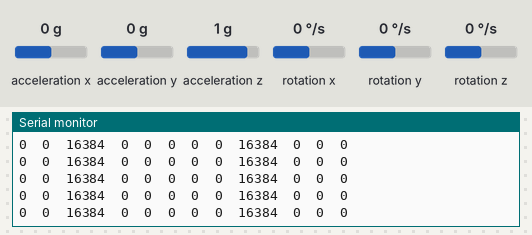
The sketch below on a simulated Arduino Uno, built with avr-gcc and run on an emulated ATmega328P. On the bench: the last lines printed to the serial monitor. The inputs (shaded band) are chosen by the test bench; at power-on: acceleration x 0 g, acceleration y 0 g, rotation x 0 °/s, acceleration z 1 g, rotation y 0 °/s, rotation z 0 °/s.

Above: at 1.2 s.
1.3 s: acceleration x set to -1.4 g
At 2.0 s:
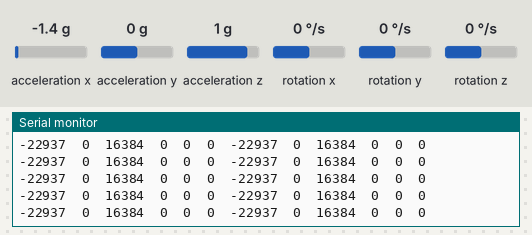
2.8 s: acceleration y set to 0.8 g
At 3.5 s:
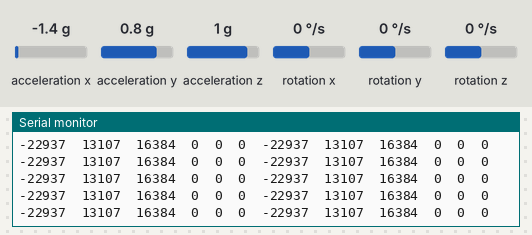
5.8 s: rotation x set to -192 °/s
At 6.6 s:
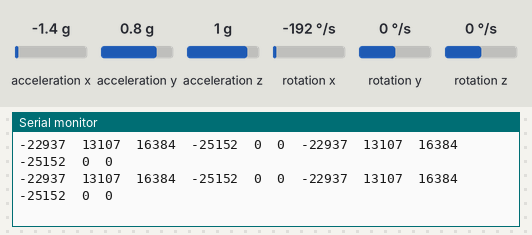
8.8 s: acceleration z set to -1.4 g
At 9.4 s:
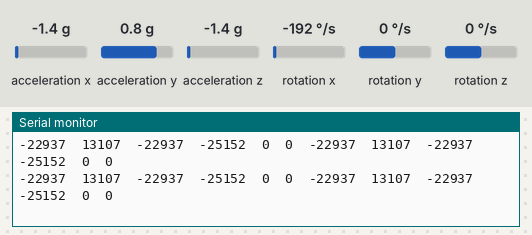
11.8 s: acceleration x set to 0 g
At 12.4 s:
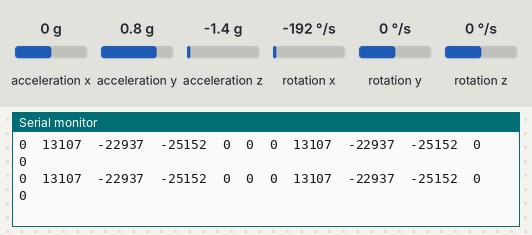
14.8 s: acceleration z set to 0.8 g
At 15.7 s:
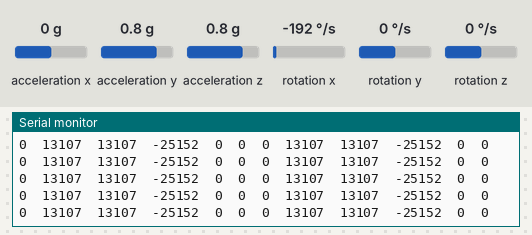
Timing chart, 0 to 17.8 s (numbered marks = the images above; inputs shaded):
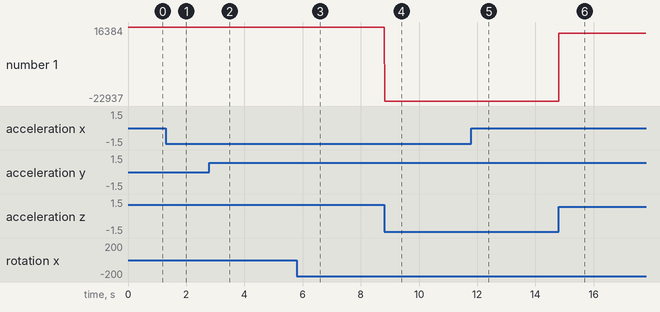

Measured:
- after the input at 1.3 s, the serial monitor: prints a new line at once (image 1)
- after the input at 2.8 s, the serial monitor: prints a new line at once (image 2)
- after the input at 5.8 s, the serial monitor: prints a new line at once (image 3)
- after the input at 8.8 s, the serial monitor: prints a new line at once (image 4)
- after the input at 11.8 s, the serial monitor: prints a new line at once (image 5)
- after the input at 14.8 s, the serial monitor: prints a new line at once (image 6)

The sketch:

sketch_may17a.ino
```cpp
// Bibliotecas necessárias compatíveis com a arquitetura I2C
#include "Wire.h"
#include "I2Cdev.h"
#include "MPU6050.h"
// define a função do acelerômetro/giroscópio
MPU6050 accelgyro(0x68);

MPU6050 accelgyro2(0x69);


int16_t ax, ay, az;
int16_t gx, gy, gz;

int16_t ax2, ay2, az2;
int16_t gx2, gy2, gz2;

void setup() {
Wire.begin();
Serial.begin(115200);
accelgyro.initialize();
}
void loop() {
//Recebe os dados do sensor
accelgyro.getAcceleration(&ax, &ay, &az);
accelgyro.getAcceleration(&ax2, &ay2, &az2);
accelgyro.getRotation(&gx, &gy, &gz);
accelgyro.getRotation(&gx2, &gy2, &gz2);
// Mostra a grandeza obtida pelo sensor

Serial.print(ax); Serial.print('\t');
Serial.print(ay); Serial.print('\t');
Serial.print(az); Serial.print('\t');
Serial.print(gx); Serial.print('\t');
Serial.print(gy); Serial.print('\t');
Serial.print(gz); Serial.print('\t');
Serial.print(ax2); Serial.print('\t');
Serial.print(ay2); Serial.print('\t');
Serial.print(az2); Serial.print('\t');
Serial.print(gx2); Serial.print('\t');
Serial.print(gy2); Serial.print('\t');
Serial.println(gz2);
}
```
